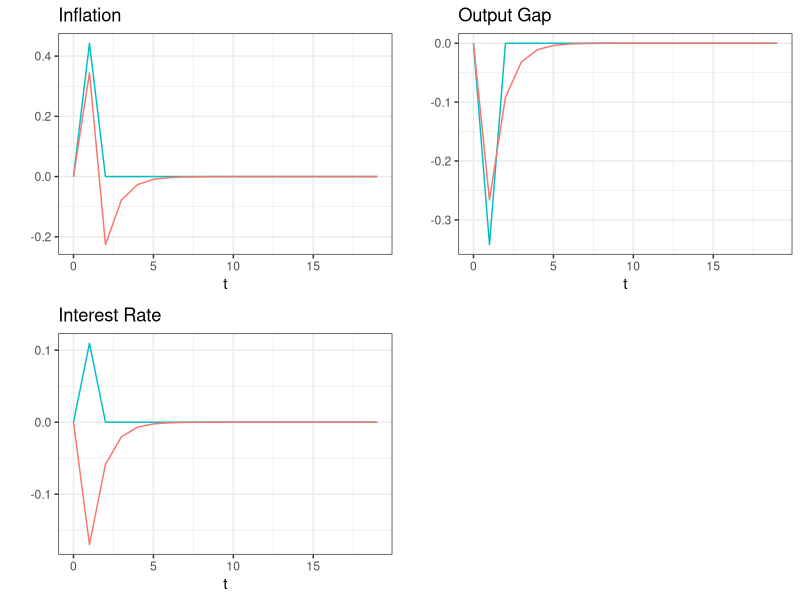

The R source for this figure:
library(ggplot2)
library(tidyr)
library(ggpubr)

# Shock responses in two cases

lambda <- 2.11
kappa <- 1.63
sigma <- 3.12
beta <- 0.98

T <- 20

u <- rep(0, T)
u[2] <- 1


# Solution with discretion
pi <- lambda * u / (lambda + kappa ^ 2)
y <- - kappa * u / (lambda + kappa ^ 2)
i <- - y / sigma

discretion <- list(pi = pi, y = y, i = i)

# Solution with commitment
phi <- 2 / ((1 + beta + kappa ^ 2 / lambda) + 
              sqrt((1 + beta + kappa ^ 2 / lambda) ^ 2 - 4 * beta))
for (t in 2:T){
  
  pi[t] <- phi * (pi[t-1] + u[t] - u[t - 1])
  y[t] <- phi * y[t - 1] - kappa * phi * u[t] / lambda
  i[t] <- (phi - 1) * y[t] / sigma + phi * pi[t] - phi * u[t]
  
  
} 

commitment <- list(pi = pi, y = y, i = i)

# Figures

# pi
make_plot <- function(T, discretion, commitment, title){
  
  data.frame(t = 0:(T-1), discretion = discretion, commitment = commitment) %>% 
    ggplot() +
    geom_line(aes(x = t, y = discretion, col = "discretion")) + 
    geom_line(aes(x = t, y = commitment, col = "commitment")) + 
    labs(x = "t", y = "", title = title) +  
    theme_bw() + theme(legend.position = "none")
}

pi_plot <- make_plot(T, discretion$pi, commitment$pi, "Inflation")
y_plot <- make_plot(T, discretion$y, commitment$y, "Output Gap")
i_plot <- make_plot(T, discretion$i, commitment$i, "Interest Rate")

ggarrange(plotlist = list(pi_plot, y_plot, i_plot), nrow = 2, ncol = 2)

